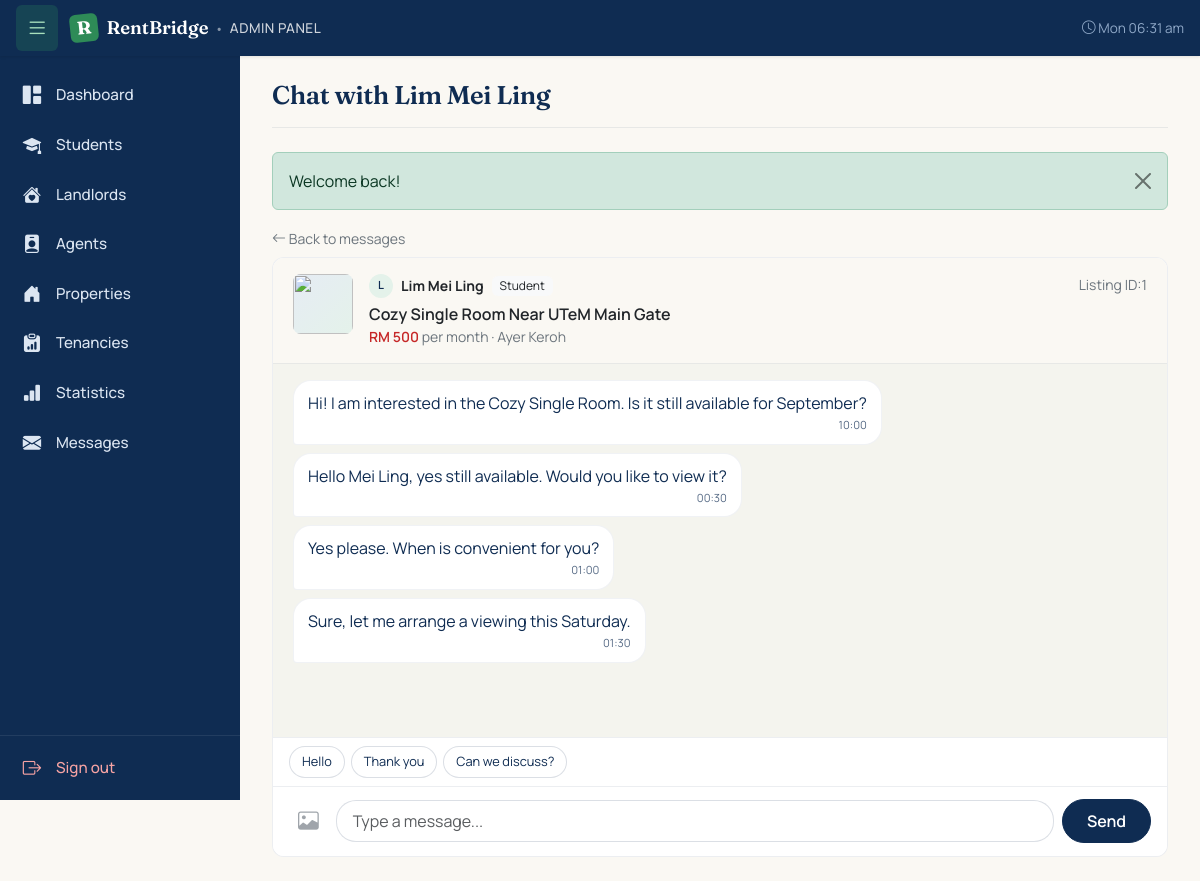
The page /chat/conversation.php?id=1 (signed in) on the database its author committed.
### tables this page shows
CREATE TABLE `users` (
  `id` int(11) NOT NULL,
  `email` varchar(120) NOT NULL,
  `password_hash` varchar(255) NOT NULL,
  `primary_role` enum('student','landlord','agent','admin') NOT NULL,
  `status` enum('active','pending','suspended','rejected') NOT NULL DEFAULT 'active',
  `last_used_role` enum('student','landlord','agent','admin') DEFAULT NULL,
  `created_at` timestamp NOT NULL DEFAULT current_timestamp(),
  `updated_at` timestamp NOT NULL DEFAULT current_timestamp() ON UPDATE current_timestamp()
);

CREATE TABLE `properties` (
  `id` int(11) NOT NULL,
  `landlord_id` int(11) NOT NULL,
  `title` varchar(150) NOT NULL,
  `property_type` enum('room','studio','whole_unit') NOT NULL,
  `address` text NOT NULL,
  `city` varchar(80) NOT NULL,
  `postcode` varchar(10) NOT NULL,
  `state` varchar(50) NOT NULL DEFAULT 'Melaka',
  `latitude` decimal(10,7) DEFAULT NULL,
  `longitude` decimal(10,7) DEFAULT NULL,
  `maps_url` varchar(500) DEFAULT NULL,
  `monthly_rent` decimal(8,2) NOT NULL,
  `deposit` decimal(8,2) NOT NULL DEFAULT 0.00,
  `description` text DEFAULT NULL,
  `facilities` text DEFAULT NULL,
  `furnishing` enum('none','partial','full') NOT NULL DEFAULT 'partial',
  `status` enum('pending_approval','available','booked','rented','hidden','rejected') NOT NULL DEFAULT 'pending_approval',
  `viewing_mode` enum('landlord_led','agent_led','either') NOT NULL DEFAULT 'either',
  `agent_verified_at` timestamp NULL DEFAULT NULL,
  `agent_verified_by` int(11) DEFAULT NULL,
  `created_at` timestamp NOT NULL DEFAULT current_timestamp(),
  `updated_at` timestamp NOT NULL DEFAULT current_timestamp() ON UPDATE current_timestamp()
);

CREATE TABLE `messages` (
  `id` int(11) NOT NULL,
  `conversation_id` int(11) NOT NULL,
  `sender_id` int(11) NOT NULL,
  `body` text NOT NULL,
  `message_type` varchar(40) NOT NULL DEFAULT 'text',
  `metadata` longtext DEFAULT NULL CHECK (json_valid(`metadata`)),
  `sent_at` timestamp NOT NULL DEFAULT current_timestamp(),
  `read_at` timestamp NULL DEFAULT NULL
);

### includes/auth.php (called while the page is built, shortened)
<?php
function e(?string $value): string {
    return htmlspecialchars($value ?? '', ENT_QUOTES | ENT_HTML5, 'UTF-8');
}
function current_role(): ?string {
    return $_SESSION['role'] ?? null;
}

### includes/chat.php (called while the page is built, shortened)
<?php
require_once __DIR__ . '/auth.php';
function get_conversation_for_user(int $conversationId, int $userId, string $role): ?array {
    $pdo = db();
    $stmt = $pdo->prepare("
        SELECT c.*,
               ua.email AS user_a_email,
               ub.email AS user_b_email,
               ua.primary_role AS user_a_role,
               ub.primary_role AS user_b_role,
               p.title AS property_title
          FROM conversations c
          JOIN users ua ON ua.id = c.user_a
          JOIN users ub ON ub.id = c.user_b
          LEFT JOIN properties p ON p.id = c.property_id
         WHERE c.id = ?
         LIMIT 1
    ");
    $stmt->execute([$conversationId]);
    $convo = $stmt->fetch();
    return $convo;
}
function get_messages(int $conversationId, ?int $afterId = null, int $limit = 200): array {
    $pdo = db();
    if ($afterId !== null) {
        $stmt = $pdo->prepare("
            SELECT id, conversation_id, sender_id, body,
                   COALESCE(message_type, 'text') AS message_type,
                   metadata, sent_at
              FROM messages
             WHERE conversation_id = ? AND id > ?
             ORDER BY id ASC
             LIMIT " . (int)$limit
        );
        $stmt->execute([$conversationId, $afterId]);
    } else {
        $stmt = $pdo->prepare("
            SELECT id, conversation_id, sender_id, body,
                   COALESCE(message_type, 'text') AS message_type,
                   metadata, sent_at
              FROM messages
             WHERE conversation_id = ?
             ORDER BY id ASC
             LIMIT " . (int)$limit
        );
        $stmt->execute([$conversationId]);
    }
    return $stmt->fetchAll();
}
function chat_get_user_display(int $userId): array {
    $pdo = db();
    $stmt = $pdo->prepare("
        SELECT u.id, u.primary_role,
               COALESCE(s.full_name, l.full_name, a.full_name, 'Unknown') AS name,
               COALESCE(s.preferred_name, l.preferred_name, a.preferred_name, '') AS nickname
          FROM users u
          LEFT JOIN students  s ON s.user_id = u.id
          LEFT JOIN landlords l ON l.user_id = u.id
          LEFT JOIN agents    a ON a.user_id = u.id
         WHERE u.id = ?
    ");
    $stmt->execute([$userId]);
    return $stmt->fetch() ?: ['id'=>$userId, 'name'=>'Unknown', 'nickname'=>'', 'primary_role'=>'unknown'];
}

### chat/conversation.php (the view, shortened to what this page needs)
<?php
require_once __DIR__ . '/../includes/auth.php';
require_once __DIR__ . '/../includes/chat.php';
$conversationId = (int)($_GET['id'] ?? 0);
$userId = current_user_id();
$currentRole = current_role();
$convo = get_conversation_for_user($conversationId, $userId, $currentRole);
$otherUserId = ((int)$convo['user_a'] === $userId) ? (int)$convo['user_b'] : (int)$convo['user_a'];
$other = chat_get_user_display($otherUserId);
$property = null;
if (!empty($convo['property_id'])) {
    $pdo = db();
    $stmt = $pdo->prepare("
        SELECT p.id, p.title, p.city, p.monthly_rent, p.property_type,
               (SELECT image_path FROM property_images
                 WHERE property_id = p.id
                 ORDER BY is_primary DESC, id LIMIT 1) AS image_path
          FROM properties p
         WHERE p.id = ?
    ");
    $stmt->execute([(int)$convo['property_id']]);
    $property = $stmt->fetch();
}
$messages = get_messages($conversationId, null, 200);
$isLocked = (int)($convo['is_locked'] ?? 0) === 1;
$quickReplies = match ($currentRole) {
    'student' => [
        'Hi, is this still available?',
        'Can I view it?',
        'What\'s included in the rent?',
        'Is the deposit negotiable?',
    ],
    'landlord' => [
        'Yes, still available.',
        'When would you like to view?',
        'Rent includes WiFi and water.',
        'Let me check and get back to you.',
    ],
    'agent' => [
        'I can arrange an inspection.',
        'Let me schedule a viewing.',
        'Inspection report is ready.',
        'Please proceed to sign the contract.',
    ],
    default => [
        'Hello',
        'Thank you',
        'Can we discuss?',
    ],
};
?>
<a href="/rentbridge/chat.php" class="small text-secondary text-decoration-none mb-2 d-inline-block">
    <i class="bi bi-arrow-left"></i> Back to messages
</a>
<div class="chat-shell">
    <div class="chat-header">
        <?php if ($property): ?>
            <a href="/rentbridge/properties/<?= (int)$property['id'] ?>"
               class="d-flex gap-3 align-items-start text-decoration-none text-dark">
                <div style="width:60px; height:60px; border-radius:8px; overflow:hidden; flex-shrink:0;
                            background: linear-gradient(135deg,#E6ECF4,#E4F2EA);">
                    <?php if (!empty($property['image_path'])): ?>
                        <img src="/rentbridge/<?= e($property['image_path']) ?>"
                             style="width:100%; height:100%; object-fit:cover;" alt="">
                    <?php endif; ?>
                </div>
                <div class="flex-grow-1">
                    <div class="d-flex align-items-center gap-2">
                        <div style="width:24px; height:24px; border-radius:50%;
                                    background: <?php
                                        echo match($other['primary_role']) {
                                            'student'=>'#E4F2EA','landlord'=>'#FFE8C7',
                                            'agent'=>'#FFF4D6','admin'=>'#F8D7DA',
                                            default=>'#E2E2E2',
                                        };
                                    ?>;
                                    display:inline-flex; align-items:center; justify-content:center;
                                    font-size:0.7rem; font-weight:600; color:#0F2C52;">
                            <?= strtoupper(substr($other['name'], 0, 1)) ?>
                        </div>
                        <strong class="small"><?= e($other['name']) ?></strong>
                        <span class="badge bg-light text-dark small fw-normal">
                            <?= e(ucfirst($other['primary_role'])) ?>
                        </span>
                    </div>
                    <div class="mt-1 fw-semibold"><?= e($property['title']) ?></div>
                    <div class="small">
                        <span style="color:#C62828; font-weight:600;">
                            RM <?= number_format((float)$property['monthly_rent']) ?>
                        </span>
                        <span class="text-secondary">
                            per month · <?= e($property['city']) ?>
                        </span>
                    </div>
                </div>
                <div class="text-secondary small">
                    Listing ID:<?= (int)$property['id'] ?>
                </div>
            </a>
        <?php endif; ?>
    </div>
    <div class="chat-body" id="chatBody">
        <?php
        require_once __DIR__ . '/../includes/co_tenants.php';
        foreach ($messages as $msg):
            $isMine = (int)$msg['sender_id'] === $userId;
            $msgType = $msg['message_type'] ?? 'text';
        ?>
            <?php if ($msgType === 'co_tenant_form'):
                $meta = json_decode($msg['metadata'] ?? '{}', true);
                $bookingIdMsg = (int)($meta['booking_id'] ?? 0);
                $isReceiver = !$isMine;
                $existingCoTenants = $bookingIdMsg > 0 ? get_co_tenants($bookingIdMsg) : [];
                $hasSubmitted = count($existingCoTenants) > 1;
            ?>
                <div class="chat-message <?= $isMine ? 'mine' : 'theirs' ?>"
                     style="background:#FFF4D6; border:1px solid #D4A017; color:#0F2C52; max-width:480px;"
                     data-msg-id="<?= (int)$msg['id'] ?>">
                    <div class="d-flex gap-2 align-items-start mb-2">
                        <i class="bi bi-clipboard-data" style="font-size:1.5rem; color:#D4A017;"></i>
                        <div>
                            <strong>Co-tenant details requested</strong>
                            <div class="small text-secondary">
                                Property: <?= e($meta['property_title'] ?? 'this property') ?>
                            </div>
                        </div>
                    </div>
                    <p class="small mb-3">
                        The agent needs the names and IC numbers of everyone who
                        will rent with you. This appears on the contract.
                    </p>
                    <?php if ($isReceiver && !$hasSubmitted): ?>
                        <button type="button" class="btn btn-warning btn-sm"
                                data-bs-toggle="modal"
                                data-bs-target="#coTenantFormModal"
                                data-booking-id="<?= $bookingIdMsg ?>">
                            <i class="bi bi-pencil-square me-1"></i> Fill in co-tenant details
                        </button>
                    <?php elseif ($hasSubmitted): ?>
                        <span class="badge bg-success">
                            <i class="bi bi-check2-circle"></i>
                            <?= count($existingCoTenants) - 1 ?> co-tenant<?= count($existingCoTenants) === 2 ? '' : 's' ?> submitted
                        </span>
                    <?php else: ?>
                        <span class="badge bg-secondary">Awaiting student response</span>
                    <?php endif; ?>
                    <div class="chat-meta">
                        <?= e(date('H:i', strtotime($msg['sent_at']))) ?>
                    </div>
                </div>
            <?php else: ?>
                <div class="chat-message <?= $isMine ? 'mine' : 'theirs' ?>"
                     data-msg-id="<?= (int)$msg['id'] ?>">
                    <?= nl2br(e($msg['body'])) ?>
                    <div class="chat-meta">
                        <?= e(date('H:i', strtotime($msg['sent_at']))) ?>
                    </div>
                </div>
            <?php endif; ?>
        <?php endforeach; ?>
    </div>
    <?php if (!$isLocked && !empty($quickReplies)): ?>
        <div class="chat-quick-replies" id="quickReplies">
            <?php foreach ($quickReplies as $reply): ?>
                <button type="button" class="quick-reply-chip"
                        data-reply="<?= e($reply) ?>">
                    <?= e($reply) ?>
                </button>
            <?php endforeach; ?>
        </div>
    <?php endif; ?>
    <?php if (!$isLocked): ?>
        <form class="chat-input d-flex gap-2 align-items-center" id="chatForm">
            <button type="button" class="btn btn-link p-2 text-secondary"
                    title="Image attach (coming in v2)" disabled>
                <i class="bi bi-image" style="font-size:1.3rem;"></i>
            </button>
            <textarea name="body" class="form-control" rows="1"
                      placeholder="Type a message..." required
                      maxlength="2000" id="chatTextarea"></textarea>
            <button type="submit" class="btn btn-primary px-4" id="chatSendBtn">
                Send
            </button>
        </form>
    <?php else: ?>
        <div class="chat-input text-center text-secondary small py-3">
            <i class="bi bi-lock-fill"></i> Sending disabled — conversation closed.
        </div>
    <?php endif; ?>
</div>
<?php
$role = current_role();
if ($role === 'student') {
    require __DIR__ . '/../includes/student_layout.php';
} elseif ($role === 'landlord') {
    require __DIR__ . '/../includes/landlord_layout.php';
} elseif ($role === 'agent') {
    require __DIR__ . '/../includes/agent_layout.php';
} else {
    require __DIR__ . '/../includes/admin_layout.php';
}

### assets/css/style.css (style rules this page uses)
:root { --rb-navy: #0F2C52; --rb-navy-dark: #0A2240; --rb-emerald: #2E8B57; --rb-emerald-dark:#1F6D45; --rb-cream: #FAF8F3; --rb-text: #0E1B2C; --rb-text-soft: #4B5A6E; --rb-line: #E5E7EB; }
body { font-family: 'Manrope', system-ui, sans-serif; color: var(--rb-text); background: #fff; }
.btn-primary, .btn-success, .btn-outline-light { border-radius: 999px; padding: 0.55rem 1.4rem; font-weight: 600; transition: all 0.2s ease; }
.btn-primary { background: var(--rb-navy); border-color: var(--rb-navy); color: #fff; }

### assets/css/admin.css (style rules this page uses)
:root { --admin-sidebar-w: 240px; --admin-sidebar-w-collapsed: 64px; --admin-topbar-h: 56px; --admin-tabbar-h: 56px; --admin-sidebar-bg: #0F2C52; --admin-sidebar-bg-hover: #1A3D6B; --admin-sidebar-bg-active: #2E8B57; --admin-sidebar-text: #DCE6F2; --admin-sidebar-text-muted: #8FA8C7; --admin-content-bg: #FAF8F3; }
.admin-body { background: var(--admin-content-bg); min-height: 100vh; margin: 0; }

### chat/conversation.php (style rules this page uses)
.chat-shell { background: white; border: 1px solid rgba(15,44,82,0.08); border-radius: 12px; overflow: hidden; display: flex; flex-direction: column; height: calc(100vh - 200px); min-height: 500px; }
.chat-header { padding: 16px 20px; border-bottom: 1px solid rgba(15,44,82,0.08); background: #FAF8F3; }
.chat-body { flex-grow: 1; overflow-y: auto; padding: 16px 20px; display: flex; flex-direction: column; gap: 8px; background: #F4F4EE; }
.chat-message { max-width: 70%; padding: 10px 14px; border-radius: 18px; word-wrap: break-word; }
.chat-message.theirs { align-self: flex-start; background: white; color: #0F2C52; border-bottom-left-radius: 4px; border: 1px solid rgba(15,44,82,0.06); }
.chat-meta { font-size: 0.7rem; opacity: 0.7; margin-top: 2px; text-align: right; }
.chat-quick-replies { padding: 8px 16px; border-top: 1px solid rgba(15,44,82,0.08); display: flex; gap: 6px; flex-wrap: wrap; background: white; }
.quick-reply-chip { background: white; border: 1px solid rgba(15,44,82,0.15); border-radius: 999px; padding: 5px 12px; font-size: 0.8rem; color: #0F2C52; cursor: pointer; transition: all 0.15s; }
.chat-input { border-top: 1px solid rgba(15,44,82,0.08); padding: 10px 16px; background: white; }
.chat-input textarea { resize: none; border-radius: 20px; border: 1px solid rgba(15,44,82,0.15); padding: 8px 16px; }

### rows shown on the page
users: primary_role "Student"
properties: title "Cozy Single Room Near UTeM Main Gate", monthly_rent "500", city "Ayer Keroh", id "1"
messages: body "Hi! I am interested in the Cozy Single Room. Is it still available for September?", sent_at "10:00"
messages: body "Hello Mei Ling, yes still available. Would you like to view it?", sent_at "00:30"
messages: body "Yes please. When is convenient for you?", sent_at "01:00"
messages: body "Sure, let me arrange a viewing this Saturday.", sent_at "01:30"

### other values the page prints
$pageTitle "Chat with Lim Mei Ling"
$flash['message'] "Welcome back!"
substr($other['name'], 0, 1) "L"
$other['name'] "Lim Mei Ling"
$reply "Hello"
$reply "Thank you"
$reply "Can we discuss?"
